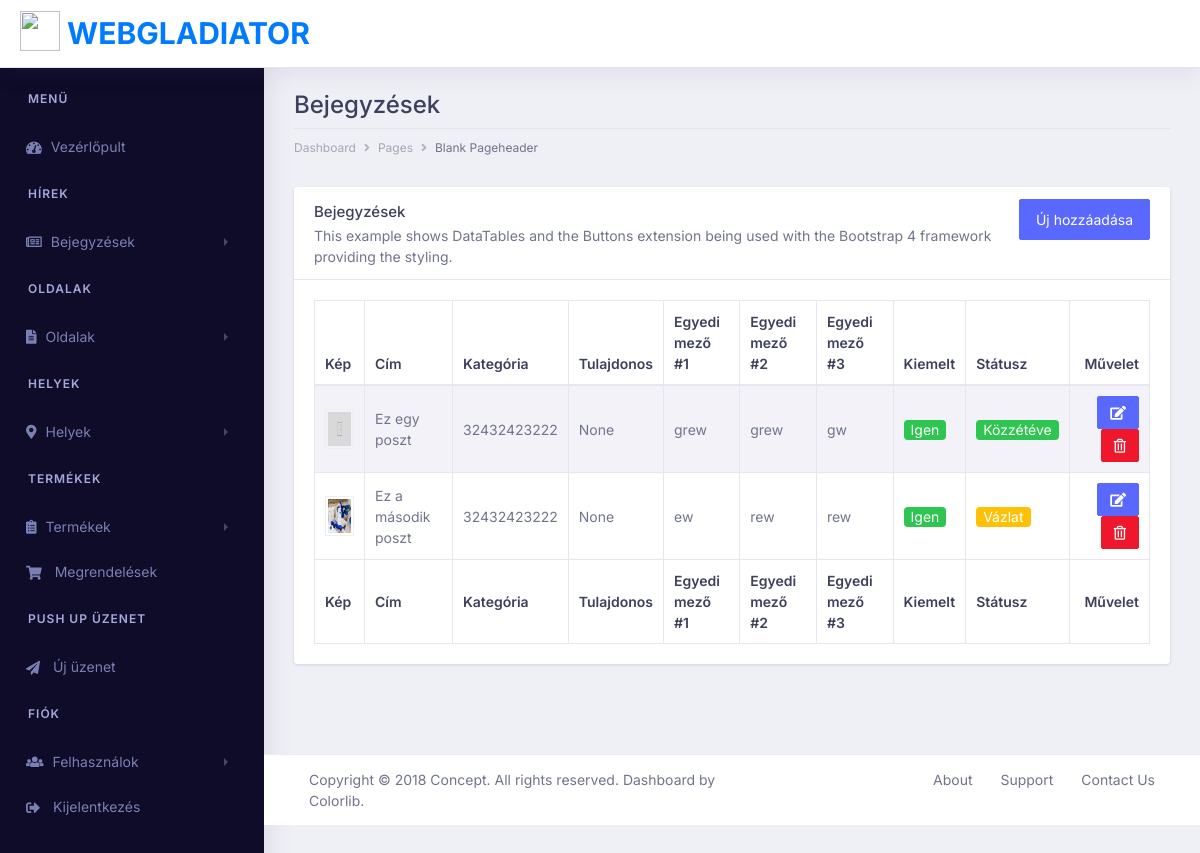
Before: / (signed in) with the older database file.
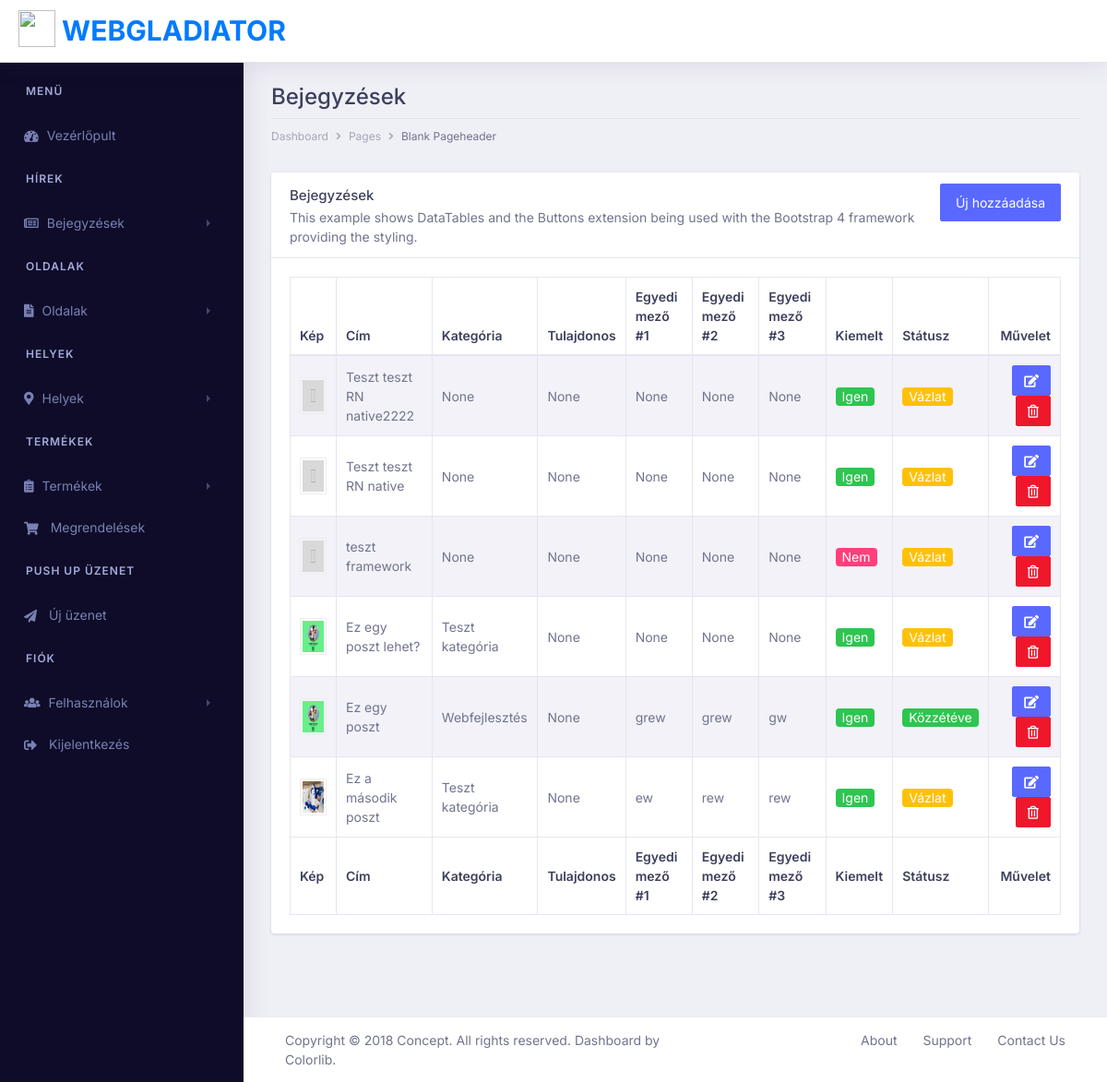
After: the same page with the newer database file.
### posts/models.py (models this page shows, shortened)
class Post(models.Model):
    post_title = models.CharField(max_length=200, unique=True)
    post_description = models.TextField()
    post_description_1 = models.TextField()
    post_description_2 = models.TextField()
    post_description_3 = models.TextField()
    post_text_1 = models.CharField(max_length=200, null=True, blank=True)
    post_text_2 = models.CharField(max_length=200, null=True, blank=True)
    post_text_3 = models.CharField(max_length=200, null=True, blank=True)
    post_video = models.CharField(max_length=200, null=True, blank=True)
    post_image = models.ImageField(upload_to='posts', default='posts/default.jpg')
    post_featured = models.BooleanField(default=True)
    post_status = models.IntegerField(choices=STATUS, default=0)
    post_author = models.ForeignKey(User, on_delete= models.SET_NULL,related_name='authors_posts', null=True, blank=True)
    post_category = models.ForeignKey(PostCategory, on_delete= models.SET_NULL,related_name='categories_posts', null=True, blank=True)
    post_owner = models.ForeignKey(PostOwner, on_delete=models.SET_NULL,related_name='owners_posts', null=True, blank=True)
    post_is_paid = models.BooleanField(default=False) #fizetős igen/nem
    post_updated_at = models.DateTimeField(auto_now= True)
    post_created_at = models.DateTimeField(auto_now_add=True)
    class Meta:
        ordering = ['-post_created_at']

class PostCategory(models.Model):
    post_category_name = models.CharField(max_length=200, db_index=True)
    post_category_image = models.ImageField(upload_to='posts/category', default='posts/category/default.jpg')
    def __str__(self):
        return self.post_category_name

### posts/views.py (the view)
# urls.py: path('', views.index, name='index'), #posts url
@login_required
def index(request):
    try:
        posts = Post.objects.all()
    except Post.DoesNotExist:
        raise Http404("404 | Nem létezik!")
    return render(request, 'posts/index.html', {'posts':posts})

### posts/templates/posts/index.html (shortened to what this page needs)
{% extends "../base_posts.html" %}
{% block content %}
    <div class="row">
        <div class="col-xl-12 col-lg-12 col-md-12 col-sm-12 col-12">
            <div class="page-header">
                <h2 class="pageheader-title">Bejegyzések</h2>
                <div class="page-breadcrumb">
                    <nav aria-label="breadcrumb">
                        <ol class="breadcrumb">
                            <li class="breadcrumb-item"><a href="#" class="breadcrumb-link">Dashboard</a></li>
                            <li class="breadcrumb-item"><a href="#" class="breadcrumb-link">Pages</a></li>
                            <li class="breadcrumb-item active" aria-current="page">Blank Pageheader</li>
                        </ol>
                    </nav>
                </div>
            </div>
        </div>
    </div>
    <div class="row">
        <div class="col-xl-12 col-lg-12 col-md-12 col-sm-12 col-12">
            <div class="card">
                <div class="card-header">
                    <div class="float-right">
                        <a href="{% url 'post_create' %}" class="btn btn-primary">Új hozzáadása</a>
                    </div>
                    <h5 class="mb-0">Bejegyzések</h5>
                    <p>This example shows DataTables and the Buttons extension being used with the Bootstrap 4 framework providing the styling.</p>
                </div>
                <div class="card-body">
                    <div class="table-responsive">
                        <table id="example" class="table table-striped table-bordered first table-sm" style="width:100%">
                            <thead>
                                <tr>
                                    <th>Kép</th>
                                    <th>Cím</th>
                                    <th>Kategória</th>
                                    <th>Tulajdonos</th>
                                    <th>Egyedi mező #1</th>
                                    <th>Egyedi mező #2</th>
                                    <th>Egyedi mező #3</th>
                                    <th>Kiemelt</th>
                                    <th>Státusz</th>
                                    <th class="text-right">Művelet</th>
                                </tr>
                            </thead>
                            <tbody>
                            {% for post in posts %}
                                <tr>
                                    <td width="50px"><img src="{{post.post_image.url}}" style="width: 100%; height: 40px; padding: 2px; border: 1px solid #eee;"></td>
                                    <td style="text-transform: none;"><span class="span-title">{{post.post_title}}</span></td>
                                    <td>{{ post.post_category }}</td>
                                    <td>{{ post.post_owner }}</td>
                                    <td>{{ post.post_text_1 }}</td>
                                    <td>{{ post.post_text_2 }}</td>
                                    <td>{{ post.post_text_3 }}</td>
                                    <td>
                                        {% if post.post_featured == True %}
                                        <span class='badge badge-pill bg-success text-white'>Igen</span>
                                        {% else %}
                                        <span class='badge badge-pill bg-secondary text-white'>Nem</span>
                                        {% endif %}
                                    </td>
                                    <td>
                                       {% if post.post_status == 1 %}
                                               <span class='badge badge-pill bg-success text-white'>Közzétéve</span>
                                        {% else %}
                                               <span class='badge badge-pill bg-warning text-white'>Vázlat</span>
                                        {% endif %}
                                    </td>
                                    <td class="text-right">
                                        <a href="{% url 'post_update' post.pk %}" class="btn btn-sm btn-primary"><i class="fa fa-edit"></i></a>
                                        <a href="{% url 'post_delete' post.pk %}" class="btn btn-sm btn-danger text-white"><i class="far fa-trash-alt"></i></a>
                                    </td>
                                </tr>
                             {% endfor %}
                            </tbody>
                            <tfoot>
                                <tr>
                                    <th>Kép</th>
                                    <th>Cím</th>
                                    <th>Kategória</th>
                                    <th>Tulajdonos</th>
                                    <th>Egyedi mező #1</th>
                                    <th>Egyedi mező #2</th>
                                    <th>Egyedi mező #3</th>
                                    <th>Kiemelt</th>
                                    <th>Státusz</th>
                                    <th class="text-right">Művelet</th>
                                </tr>
                            </tfoot>
                        </table>
                    </div>
                </div>
            </div>
        </div>
    </div>
{% endblock %}

### posts/templates/base_posts.html (shortened to what this page needs)
{% load static %}
<!doctype html>
<html lang="hu">
<head>
    <link rel="stylesheet" href="{% static '/vendor/bootstrap/css/bootstrap.min.css'%}">
    <link rel="stylesheet" href="{% static '/libs/css/style.css'%}">
    <link rel="stylesheet" href="{% static '/vendor/fonts/fontawesome/css/fontawesome-all.css'%}">
    <link rel="stylesheet" type="text/css" href="{% static '/vendor/datatables/css/dataTables.bootstrap4.css'%}">
    <link rel="stylesheet" type="text/css" href="{% static '/vendor/datatables/css/buttons.bootstrap4.css'%}">
    <link rel="stylesheet" type="text/css" href="{% static '/vendor/datatables/css/select.bootstrap4.css'%}">
    <link rel="stylesheet" type="text/css" href="{% static '/vendor/datatables/css/fixedHeader.bootstrap4.css'%}">
</head>
<body>
    <div class="dashboard-main-wrapper">
        <div class="dashboard-header">
            <nav class="navbar navbar-expand-lg bg-white fixed-top">
                <a class="navbar-brand" href="/">
                    <img src="https://webgladiator.hu/wp-content/uploads/2020/08/gladiator-logo-2048x2048.png"
                        width="40" height="40" class="d-inline-block align-top" alt="">
                    Webgladiator
                </a>
            </nav>
        </div>
        <div class="nav-left-sidebar sidebar-dark">
            <div class="menu-list">
                <nav class="navbar navbar-expand-lg navbar-light">
                    <div class="collapse navbar-collapse" id="navbarNav">
                        <ul class="navbar-nav flex-column">
                            <li class="nav-divider">
                                Menü
                            </li>
                            <li class="nav-item">
                                <a class="nav-link" href="../dashboard-finance.html"><i
                                        class="fas fa-tachometer-alt"></i>Vezérlőpult</a>
                            </li>
                            <li class="nav-divider">
                                Hírek
                            </li>
                            <li class="nav-item ">
                                <a class="nav-link" href="#" data-toggle="collapse" aria-expanded="false"
                                    data-target="#submenu-1" aria-controls="submenu-1"><i
                                        class="far fa-newspaper"></i>Bejegyzések </a>
                            </li>
                            <li class="nav-divider">
                                Oldalak
                            </li>
                            <li class="nav-item">
                                <a class="nav-link" href="#" data-toggle="collapse" aria-expanded="false"
                                    data-target="#submenu-3" aria-controls="submenu-3"><i
                                        class="fas fa-file-alt"></i>Oldalak</a>
                            </li>
                            <li class="nav-divider">
                                Helyek
                            </li>
                            <li class="nav-item">
                                <a class="nav-link" href="#" data-toggle="collapse" aria-expanded="false"
                                    data-target="#submenu-4" aria-controls="submenu-4"><i
                                        class="fas fa-map-marker-alt"></i> Helyek</a>
                            </li>
                            <li class="nav-divider">
                                Termékek
                            </li>
                            <li class="nav-item">
                                <a class="nav-link" href="#" data-toggle="collapse" aria-expanded="false"
                                    data-target="#submenu-6" aria-controls="submenu-6"><i
                                        class="fas fa-clipboard-list"></i>Termékek</a>
                            </li>
                            <li class="nav-item">
                                <a class="nav-link" href="chart-chartist.html"><i class="fas fa-shopping-cart"></i>
                                    Megrendelések</a>
                            </li>
                            <li class="nav-divider">
                                Push Up üzenet
                            </li>
                            <li class="nav-item">
                                <a class="nav-link" href="chart-chartist.html"><i class="fas fa-paper-plane"></i> Új
                                    üzenet</a>
                            </li>
                            <li class="nav-divider">
                                Fiók
                            </li>
                            <li class="nav-item">
                                <a class="nav-link" href="#" data-toggle="collapse" aria-expanded="false"
                                    data-target="#submenu-8" aria-controls="submenu-8"><i
                                        class="fas fa-users"></i>Felhasználok</a>
                            </li>
                            <li class="nav-item">
                                <a class="nav-link" href="multiselect.html"><i class="fas fa-sign-out-alt"></i>
                                    Kijelentkezés</a>
                            </li>
                        </ul>
                    </div>
                </nav>
            </div>
        </div>
        <div class="dashboard-wrapper">
            <div class="container-fluid dashboard-content">
                {% block content %}
                {% endblock %}
            </div>
            <div class="footer">
                <div class="container-fluid">
                    <div class="row">
                        <div class="col-xl-6 col-lg-6 col-md-12 col-sm-12 col-12">
                            Copyright © 2018 Concept. All rights reserved. Dashboard by <a
                                href="https://colorlib.com/wp/">Colorlib</a>.
                        </div>
                        <div class="col-xl-6 col-lg-6 col-md-12 col-sm-12 col-12">
                            <div class="text-md-right footer-links d-none d-sm-block">
                                <a href="javascript: void(0);">About</a>
                                <a href="javascript: void(0);">Support</a>
                                <a href="javascript: void(0);">Contact Us</a>
                            </div>
                        </div>
                    </div>
                </div>
            </div>
        </div>
    </div>
</body>
</html>

Changed rows visible on the page:
added Post: post_image (placeholder picture), post_title "Teszt teszt RN native2222", post_category "None", post_owner "None", post_text_1 "None", post_text_2 "None", post_text_3 "None", post_featured "Igen", post_status "Vázlat"
added Post: post_image (placeholder picture), post_title "Teszt teszt RN native", post_category "None", post_owner "None", post_text_1 "None", post_text_2 "None", post_text_3 "None", post_featured "Igen", post_status "Vázlat"
added Post: post_image (placeholder picture), post_title "teszt framework", post_category "None", post_owner "None", post_text_1 "None", post_text_2 "None", post_text_3 "None", post_featured "Nem", post_status "Vázlat"
added Post: post_image (picture), post_title "Ez egy poszt lehet?", post_category "Teszt kategória", post_owner "None", post_text_1 "None", post_text_2 "None", post_text_3 "None", post_featured "Igen", post_status "Vázlat"
changed Post "Ez egy poszt": post_image: picture added in place of a placeholder; post_category "32432423222" → "Webfejlesztés"
changed Post "Ez a második poszt": post_category "32432423222" → "Teszt kategória"
